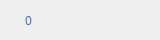
<?xml version="1.0" encoding="UTF-8"?>
<ui version="4.0">
 <class>BottomBar</class>
 <widget class="QWidget" name="BottomBar">
  <property name="geometry">
   <rect>
    <x>0</x>
    <y>0</y>
    <width>160</width>
    <height>40</height>
   </rect>
  </property>
  <property name="sizePolicy">
   <sizepolicy hsizetype="Fixed" vsizetype="Preferred">
    <horstretch>0</horstretch>
    <verstretch>0</verstretch>
   </sizepolicy>
  </property>
  <property name="minimumSize">
   <size>
    <width>0</width>
    <height>0</height>
   </size>
  </property>
  <property name="maximumSize">
   <size>
    <width>11111111</width>
    <height>11111111</height>
   </size>
  </property>
  <property name="font">
   <font>
    <family>Microsoft YaHei UI Light</family>
   </font>
  </property>
  <property name="windowTitle">
   <string>Form</string>
  </property>
  <widget class="QLabel" name="syncLabel">
   <property name="geometry">
    <rect>
     <x>80</x>
     <y>10</y>
     <width>80</width>
     <height>20</height>
    </rect>
   </property>
   <property name="font">
    <font>
     <family>Microsoft YaHei UI Light</family>
    </font>
   </property>
   <property name="styleSheet">
    <string notr="true">QLabel{color: rgb(72,97,220);}</string>
   </property>
   <property name="text">
    <string/>
   </property>
   <property name="alignment">
    <set>Qt::AlignLeading|Qt::AlignLeft|Qt::AlignVCenter</set>
   </property>
  </widget>
  <widget class="QLabel" name="networkLabel">
   <property name="geometry">
    <rect>
     <x>55</x>
     <y>10</y>
     <width>20</width>
     <height>20</height>
    </rect>
   </property>
   <property name="styleSheet">
    <string notr="true">border-image: url(:/ui/wallet_ui/net.png);</string>
   </property>
   <property name="text">
    <string/>
   </property>
  </widget>
  <widget class="QLabel" name="nodeNumLabel">
   <property name="geometry">
    <rect>
     <x>25</x>
     <y>10</y>
     <width>30</width>
     <height>20</height>
    </rect>
   </property>
   <property name="styleSheet">
    <string notr="true">QLabel{color: rgb(72,97,220);}</string>
   </property>
   <property name="text">
    <string>0</string>
   </property>
  </widget>
  <widget class="QLabel" name="nodeLabel">
   <property name="geometry">
    <rect>
     <x>0</x>
     <y>10</y>
     <width>20</width>
     <height>20</height>
    </rect>
   </property>
   <property name="styleSheet">
    <string notr="true">border-image: url(:/ui/wallet_ui/nodes.png);</string>
   </property>
   <property name="text">
    <string/>
   </property>
  </widget>
 </widget>
 <resources/>
 <connections/>
</ui>
